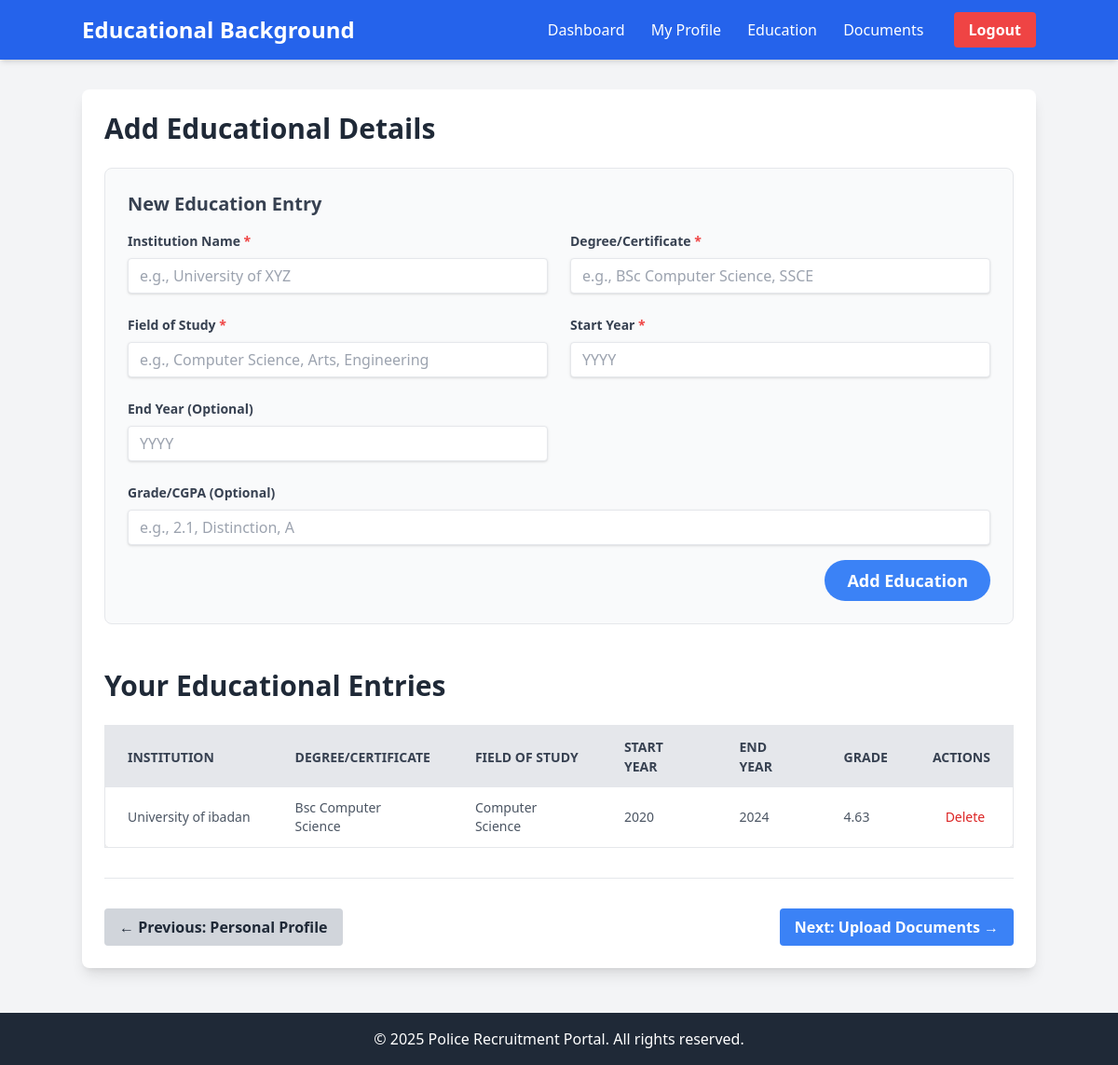
Screenshot of /education.php (signed in) with the database file from the repository.
### tables this page shows
CREATE TABLE `educational_backgrounds` (
  `id` int(11) NOT NULL,
  `applicant_id` int(11) NOT NULL,
  `institution_name` varchar(255) NOT NULL,
  `degree` varchar(100) NOT NULL,
  `field_of_study` varchar(100) NOT NULL,
  `start_year` year(4) NOT NULL,
  `end_year` year(4) NOT NULL,
  `grade` varchar(50) DEFAULT NULL,
  `created_at` timestamp NOT NULL DEFAULT current_timestamp(),
  `updated_at` timestamp NOT NULL DEFAULT current_timestamp() ON UPDATE current_timestamp()
);

### education.php (the view, shortened to what this page needs)
<?php
require_once 'includes/config.php';
$user_id = $_SESSION['id'];
$applicant_id = null;
$institution_name = $degree = $field_of_study = $start_year = $end_year = $grade = "";
$institution_name_err = $degree_err = $field_of_study_err = $start_year_err = $end_year_err = "";
$sql_get_applicant_id = "SELECT id FROM applicants WHERE user_id = :user_id";
if ($stmt_get_applicant_id = $pdo->prepare($sql_get_applicant_id)) {
    $stmt_get_applicant_id->bindParam(":user_id", $user_id, PDO::PARAM_INT);
    if ($stmt_get_applicant_id->execute()) {
        if ($stmt_get_applicant_id->rowCount() == 1) {
            $applicant_row = $stmt_get_applicant_id->fetch(PDO::FETCH_ASSOC);
            $applicant_id = $applicant_row['id'];
        } else {
            $_SESSION['info_message'] = "Please complete your personal profile before adding educational details.";
            header("location: profile.php");
            exit();
        }
    } else {
        $error_message = "Error fetching applicant ID.";
    }
}
$educational_entries = [];
if ($applicant_id) {
    $sql_fetch_all_education = "SELECT * FROM educational_backgrounds WHERE applicant_id = :applicant_id ORDER BY start_year DESC";
    if ($stmt_fetch_all_education = $pdo->prepare($sql_fetch_all_education)) {
        $stmt_fetch_all_education->bindParam(":applicant_id", $applicant_id, PDO::PARAM_INT);
        if ($stmt_fetch_all_education->execute()) {
            $educational_entries = $stmt_fetch_all_education->fetchAll(PDO::FETCH_ASSOC);
        } else {
            $error_message = "Error fetching existing educational entries.";
        }
    }
}
?>
<!DOCTYPE html>
<html lang="en">
<head>
    <script src="https://cdn.tailwindcss.com"></script>
</head>
<body class="bg-gray-100 font-sans leading-normal tracking-normal">
    <header class="bg-blue-600 p-4 text-white shadow-md">
        <div class="container mx-auto flex justify-between items-center">
            <h1 class="text-2xl font-bold">Educational Background</h1>
            <nav>
                <a href="dashboard.php" class="px-3 py-2 rounded hover:bg-blue-700 transition duration-300">Dashboard</a>
                <a href="profile.php" class="px-3 py-2 rounded hover:bg-blue-700 transition duration-300">My Profile</a>
                <a href="education.php" class="px-3 py-2 rounded hover:bg-blue-700 transition duration-300">Education</a>
                <a href="documents.php" class="px-3 py-2 rounded hover:bg-blue-700 transition duration-300">Documents</a>
                <a href="logout.php" class="bg-red-500 hover:bg-red-700 text-white font-bold py-2 px-4 rounded ml-4 transition duration-300">Logout</a>
            </nav>
        </div>
    </header>
    <main class="container mx-auto mt-8 p-6 bg-white rounded-lg shadow-lg">
        <h2 class="text-3xl font-semibold text-gray-800 mb-6">Add Educational Details</h2>
        <form action="<?php echo htmlspecialchars($_SERVER["PHP_SELF"]); ?>" method="post" class="mb-8 p-6 border rounded-lg bg-gray-50">
            <h3 class="text-xl font-semibold text-gray-700 mb-4">New Education Entry</h3>
            <div class="grid grid-cols-1 md:grid-cols-2 gap-6 mb-4">
                <div>
                    <label for="institution_name" class="block text-gray-700 text-sm font-bold mb-2">Institution Name <span class="text-red-500">*</span></label>
                    <input type="text" id="institution_name" name="institution_name" value="<?php echo htmlspecialchars($institution_name); ?>"
                           class="shadow appearance-none border <?php echo (!empty($institution_name_err)) ? 'border-red-500' : ''; ?> rounded w-full py-2 px-3 text-gray-700 leading-tight focus:outline-none focus:shadow-outline"
                           placeholder="e.g., University of XYZ" required>
                </div>
                <div>
                    <label for="degree" class="block text-gray-700 text-sm font-bold mb-2">Degree/Certificate <span class="text-red-500">*</span></label>
                    <input type="text" id="degree" name="degree" value="<?php echo htmlspecialchars($degree); ?>" class="shadow appearance-none border <?php echo (!empty($degree_err)) ? 'border-red-500' : ''; ?> rounded w-full py-2 px-3 text-gray-700 leading-tight focus:outline-none focus:shadow-outline"
                           placeholder="e.g., BSc Computer Science, SSCE" required>
                    <span class="text-red-500 text-xs italic"><?php echo $degree_err; ?></span> </div>
                <div>
                    <label for="field_of_study" class="block text-gray-700 text-sm font-bold mb-2">Field of Study <span class="text-red-500">*</span></label>
                    <input type="text" id="field_of_study" name="field_of_study" value="<?php echo htmlspecialchars($field_of_study); ?>"
                           class="shadow appearance-none border <?php echo (!empty($field_of_study_err)) ? 'border-red-500' : ''; ?> rounded w-full py-2 px-3 text-gray-700 leading-tight focus:outline-none focus:shadow-outline"
                           placeholder="e.g., Computer Science, Arts, Engineering" required>
                </div>
                <div>
                    <label for="start_year" class="block text-gray-700 text-sm font-bold mb-2">Start Year <span class="text-red-500">*</span></label>
                    <input type="number" id="start_year" name="start_year" value="<?php echo htmlspecialchars($start_year); ?>" class="shadow appearance-none border <?php echo (!empty($start_year_err)) ? 'border-red-500' : ''; ?> rounded w-full py-2 px-3 text-gray-700 leading-tight focus:outline-none focus:shadow-outline"
                           placeholder="YYYY" min="1900" max="<?php echo date("Y"); ?>" required>
                </div>
                <div>
                    <label for="end_year" class="block text-gray-700 text-sm font-bold mb-2">End Year (Optional)</label>
                    <input type="number" id="end_year" name="end_year" value="<?php echo htmlspecialchars($end_year); ?>" class="shadow appearance-none border <?php echo (!empty($end_year_err)) ? 'border-red-500' : ''; ?> rounded w-full py-2 px-3 text-gray-700 leading-tight focus:outline-none focus:shadow-outline"
                           placeholder="YYYY" min="1900" max="<?php echo date("Y") + 10; ?>">
                </div>
                <div class="md:col-span-2">
                    <label for="grade" class="block text-gray-700 text-sm font-bold mb-2">Grade/CGPA (Optional)</label>
                    <input type="text" id="grade" name="grade" value="<?php echo htmlspecialchars($grade); ?>"
                           class="shadow appearance-none border rounded w-full py-2 px-3 text-gray-700 leading-tight focus:outline-none focus:shadow-outline"
                           placeholder="e.g., 2.1, Distinction, A">
                </div>
            </div>
            <div class="flex items-center justify-end">
                <button type="submit" name="add_education"
                        class="bg-blue-500 hover:bg-blue-700 text-white font-bold py-2 px-6 rounded-full focus:outline-none focus:shadow-outline text-lg transition duration-300">
                    Add Education
                </button>
            </div>
        </form>
        <h2 class="text-3xl font-semibold text-gray-800 mt-12 mb-6">Your Educational Entries</h2>
        <?php if (empty($educational_entries)): ?>
            <p class="text-gray-600 text-center">No educational entries added yet. Use the form above to add one.</p>
        <?php else: ?>
            <div class="overflow-x-auto">
                <table class="min-w-full bg-white border border-gray-200 rounded-lg shadow-md">
                    <thead>
                        <tr class="bg-gray-200 text-gray-700 uppercase text-sm leading-normal">
                            <th class="py-3 px-6 text-left">Institution</th>
                            <th class="py-3 px-6 text-left">Degree/Certificate</th>
                            <th class="py-3 px-6 text-left">Field of Study</th> <th class="py-3 px-6 text-left">Start Year</th>
                            <th class="py-3 px-6 text-left">End Year</th>
                            <th class="py-3 px-6 text-left">Grade</th>
                            <th class="py-3 px-6 text-center">Actions</th>
                        </tr>
                    </thead>
                    <tbody class="text-gray-600 text-sm font-light">
                        <?php foreach ($educational_entries as $entry): ?>
                            <tr class="border-b border-gray-200 hover:bg-gray-100">
                                <td class="py-3 px-6 text-left whitespace-nowrap"><?php echo htmlspecialchars($entry['institution_name']); ?></td>
                                <td class="py-3 px-6 text-left"><?php echo htmlspecialchars($entry['degree']); ?></td> <td class="py-3 px-6 text-left"><?php echo htmlspecialchars($entry['field_of_study']); ?></td> <td class="py-3 px-6 text-left"><?php echo htmlspecialchars($entry['start_year']); ?></td> <td class="py-3 px-6 text-left"><?php echo htmlspecialchars($entry['end_year'] ?? 'Present'); ?></td> <td class="py-3 px-6 text-left"><?php echo htmlspecialchars($entry['grade'] ?? 'N/A'); ?></td>
                                <td class="py-3 px-6 text-center">
                                    <a href="education.php?delete_id=<?php echo $entry['id']; ?>"
                                       onclick="return confirm('Are you sure you want to delete this entry?');"
                                       class="text-red-600 hover:text-red-900 font-medium ml-2">Delete</a>
                                </td>
                            </tr>
                        <?php endforeach; ?>
                    </tbody>
                </table>
            </div>
        <?php endif; ?>
    <div class="flex justify-between items-center mt-8 pt-8 border-t border-gray-200">
        <a href="profile.php" class="bg-gray-300 hover:bg-gray-400 text-gray-800 font-bold py-2 px-4 rounded inline-flex items-center transition duration-300">
            &leftarrow; Previous: Personal Profile
        </a>
        <a href="documents.php" class="bg-blue-500 hover:bg-blue-700 text-white font-bold py-2 px-4 rounded inline-flex items-center transition duration-300">
            Next: Upload Documents &rightarrow;
        </a>
    </div>
    </main>
    <footer class="bg-gray-800 text-white p-4 mt-12 text-center">
        <div class="container mx-auto">
            &copy; <?php echo date("Y"); ?> Police Recruitment Portal. All rights reserved.
        </div>
    </footer>
</body>
</html>

### rows the page displays
educational_backgrounds: institution_name "University of ibadan", degree "Bsc Computer Science", field_of_study "Computer Science", start_year "2020", end_year "2024", grade "4.63"
